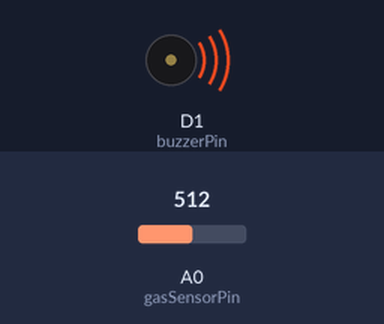
The sketch below on a simulated ESP8266 (NodeMCU). On the bench: buzzer (waves = sounding, pin HIGH). The inputs (shaded band) are chosen by the test bench; at power-on: A0 (gasSensorPin) = 512. WiFi joins after 1.5 s; servers stay silent unless stated; no MQTT or app messages arrive unless stated; what the sketch prints to the serial monitor is not drawn.

Above: at 2.7 s.
2.8 s: A0 (gasSensorPin) set to 478
4.3 s: A0 (gasSensorPin) set to 449
At 5.5 s:
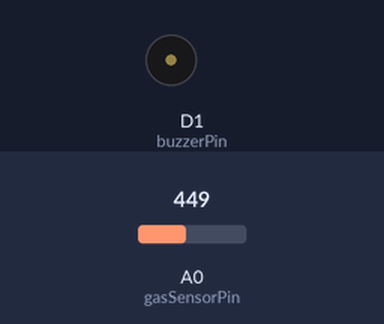
5.8 s: A0 (gasSensorPin) set to 511
At 7.1 s:
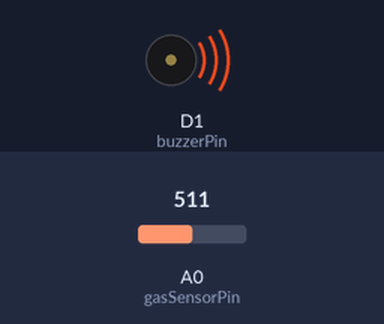
7.4 s: A0 (gasSensorPin) set to 306
At 8.5 s:
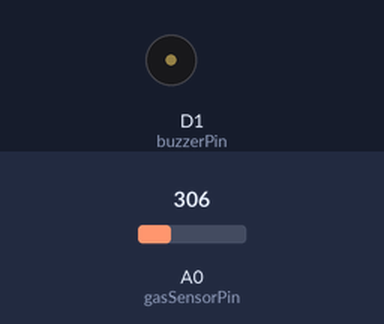
Timing chart, 0 to 10.4 s (numbered marks = the images above; inputs shaded):
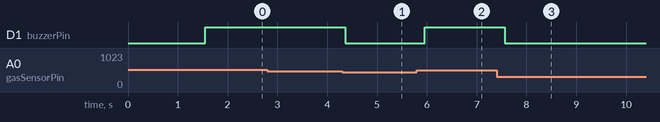

Measured:
- the behaviour switches between 463 and 462 on A0 (gasSensorPin) (found by bisection; images 0 and 1)
- after the input at 2.8 s, every drawn part: stays the same
- after the input at 4.3 s, D1 (buzzerPin): HIGH → LOW after 0.06 s
- after the input at 5.8 s, D1 (buzzerPin): LOW → HIGH after 0.16 s
- after the input at 7.4 s, D1 (buzzerPin): HIGH → LOW after 0.17 s

The sketch:

main.ino
```cpp
#include <ESP8266WiFi.h>
#include <PubSubClient.h>

#define IO_USERNAME  "USERNAME"
#define IO_KEY       "SECRETKEY"
const char* mqttServer = "io.adafruit.com";
const int mqttPort = 1883;
const char* co2Feed = IO_USERNAME "/feeds/co2-sensor";
const char* ssid = "Kirby";
const char* password = "kirby1401";

// Parâmetros do cálculo do gás
#define RLOAD 10.0
#define RZERO 76.63
#define PARA 116.6020682
#define PARB 2.769034857
#define CORA 0.00035
#define CORB 0.02718
#define CORC 1.39538
#define CORD 0.0018
#define ATMOCO2 397.13

// Configuração dos pinos
int buzzerPin = D1;      // Pino do buzzer
int gasSensorPin = A0;   // Pino analógico do sensor de gás MQ-135
float threshold = 200.0;  // Limite para acionar o buzzer

// Configuração do cliente WiFi e MQTT
WiFiClient espClient;
PubSubClient client(espClient);

// Variáveis para a média e tempos de resposta
float ppmSum = 0.0;
int sampleCount = 0;
unsigned long lastSendTime = 0;
unsigned long sensorReadTime, sensorResponseTime, buzzerActivationTime;

// Arrays para armazenar as medições
unsigned long sensorTimes[4];
unsigned long actuatorTimes[4];
int measurementCount = 0; // Contador de medições

// Função para obter a resistência do sensor
float getResistance() {
  int val = analogRead(gasSensorPin);
  if (val == 0) {
    Serial.println("Erro na leitura do sensor: valor inválido.");
    return -1; // Valor indicativo de erro
  }
  return ((1023.0 / (float)val) * 3.3 - 1.0) * RLOAD;
}

// Função para calcular o valor de CO2 em ppm
float getPPM() {
  float resistance = getResistance();
  if (resistance < 0) {
    return 0; // Retorna 0 se houve erro na leitura
  }
  float ppm = PARA * pow((resistance / RZERO), -PARB);
  return ppm;
}

// Função para reconectar ao MQTT caso desconecte
void reconnectMQTT() {
  while (!client.connected()) {
    Serial.println("MQTT desconectado, tentando reconectar...");
    if (client.connect("NodeMCUClient", IO_USERNAME, IO_KEY)) {
      Serial.println("Reconectado ao MQTT");
    } else {
      Serial.print("Falhou, rc=");
      Serial.print(client.state());
      Serial.println(". Tentando novamente em 5 segundos...");
      delay(5000);  // Evitar muitas tentativas consecutivas
    }
  }
}

void setup() {
  Serial.begin(115200);
  pinMode(buzzerPin, OUTPUT); // Define o pino do buzzer como saída

  // Conecta-se ao WiFi
  Serial.print("Conectando ao WiFi: ");
  Serial.println(ssid);
  WiFi.begin(ssid, password);
  while (WiFi.status() != WL_CONNECTED) {
    delay(500);
    Serial.print(".");
  }
  Serial.println("\nConectado ao WiFi");

  // Configura o servidor MQTT
  client.setServer(mqttServer, mqttPort);
  reconnectMQTT(); // Conectar ao MQTT
}

void loop() {
  // Verifica a conexão ao servidor MQTT e reconecta se necessário
  if (!client.connected()) {
    reconnectMQTT();
  }
  client.loop();

  // Verifica o estado da conexão WiFi e reconecta se necessário
  if (WiFi.status() != WL_CONNECTED) {
    Serial.println("WiFi desconectado, tentando reconectar...");
    WiFi.begin(ssid, password);
    while (WiFi.status() != WL_CONNECTED) {
      delay(500);
      Serial.print(".");
    }
    Serial.println("\nReconectado ao WiFi");
  }

  // Registra o tempo de leitura do sensor
  sensorReadTime = micros();  // Usando micros() para precisão em microssegundos

  // Calcula o valor de CO2 em ppm e acumula
  float ppm = getPPM();
  ppmSum += ppm;
  sampleCount++;

  // Verifica se o nível de CO2 ultrapassa o limite e aciona o buzzer
  if (ppm >= threshold) {
    if (digitalRead(buzzerPin) == LOW) {  // Se o buzzer estava desligado
      digitalWrite(buzzerPin, HIGH);      // Liga o buzzer (nível elevado de CO2)
      buzzerActivationTime = micros() - sensorReadTime;
      actuatorTimes[measurementCount] = buzzerActivationTime;
    }
  } else {
    if (digitalRead(buzzerPin) == HIGH) { // Se o buzzer estava ligado
      digitalWrite(buzzerPin, LOW);       // Desliga o buzzer (nível normal de CO2)
    }
  }

  // Verifica se 2,5 segundos se passaram para enviar a média de CO2
  if (micros() - lastSendTime >= 2500000) {
    float avgPPM = ppmSum / sampleCount; // Calcula a média
    ppmSum = 0.0;                        // Reseta a soma
    sampleCount = 0;                     // Reseta a contagem

    // Calcula o tempo de resposta do sensor e armazena a medição
    sensorResponseTime = micros() - sensorReadTime;
    sensorTimes[measurementCount] = sensorResponseTime;

    // Envia a média de CO2 para o Adafruit IO
    char avgPPMStr[8];
    dtostrf(avgPPM, 1, 2, avgPPMStr);
    client.publish(co2Feed, avgPPMStr);

    // Atualiza o tempo do último envio
    lastSendTime = micros();

    // Incrementa o contador de medições e calcula a média após 4 medições
    measurementCount++;
    if (measurementCount == 4) {
      unsigned long totalSensorTime = 0;
      unsigned long totalActuatorTime = 0;

      for (int i = 0; i < 4; i++) {
        totalSensorTime += sensorTimes[i];
        totalActuatorTime += actuatorTimes[i];
      }

      unsigned long averageSensorTime = totalSensorTime / 4;
      unsigned long averageActuatorTime = totalActuatorTime / 4;

      // Exibe as médias de tempo de resposta do sensor e do atuador
      Serial.println("\n===== Médias de Tempo de Resposta =====");
      Serial.print("Tempo médio de resposta do sensor: ");
      Serial.print(averageSensorTime);
      Serial.println(" µs");

      Serial.print("Tempo médio de resposta do atuador: ");
      Serial.print(averageActuatorTime);
      Serial.println(" µs");
      Serial.println("=======================================\n");

      // Reseta o contador de medições
      measurementCount = 0;
    }
  }

  delay(200);  // Pequeno atraso entre as leituras para melhorar a média
}
```
